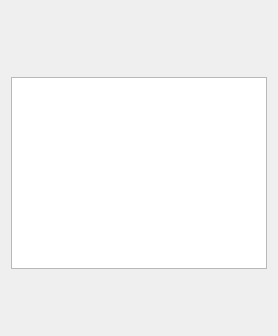
      <widget class="QWidget" name="reprodutor">
       <property name="styleSheet">
        <string notr="true">border-image: url(&quot;:/imagens/assets/imagens/fundo-verde&quot;);</string>
       </property>
       <layout class="QVBoxLayout" name="verticalLayout_2">
        <item>
         <layout class="QHBoxLayout" name="horizontalLayout_2">
          <item alignment="Qt::AlignLeft|Qt::AlignTop">
           <widget class="QPushButton" name="pushButton_inicio_reprodutor">
            <property name="sizePolicy">
             <sizepolicy hsizetype="Fixed" vsizetype="Fixed">
              <horstretch>0</horstretch>
              <verstretch>0</verstretch>
             </sizepolicy>
            </property>
            <property name="minimumSize">
             <size>
              <width>60</width>
              <height>60</height>
             </size>
            </property>
            <property name="font">
             <font>
              <weight>75</weight>
              <bold>true</bold>
             </font>
            </property>
            <property name="cursor">
             <cursorShape>PointingHandCursor</cursorShape>
            </property>
            <property name="styleSheet">
             <string notr="true">QPushButton {
	border-image: url(&quot;:/icones/assets/icones/pagina-inicial/pagina-inicial.png&quot;);
	background-color: none;
	border-radius: 2px;
	border: none;
	min-width: 60px;
	min-height: 60px;
	font-weight: bold;
}

QPushButton:hover {
	border-image: url(&quot;:/icones/assets/icones/pagina-inicial/pagina-inicial-hover.png&quot;);
	background-color: none;
}

QPushButton:pressed {
	border-image: url(&quot;:/icones/assets/icones/pagina-inicial/pagina-inicial-hover.png&quot;);
	background-color: none;
}</string>
            </property>
            <property name="text">
             <string/>
            </property>
           </widget>
          </item>
          <item>
           <spacer name="horizontalSpacer_5">
            <property name="orientation">
             <enum>Qt::Horizontal</enum>
            </property>
            <property name="sizeHint" stdset="0">
             <size>
              <width>40</width>
              <height>20</height>
             </size>
            </property>
           </spacer>
          </item>
         </layout>
        </item>
        <item>
         <widget class="QGraphicsView" name="widget_reprodutor">
          <property name="autoFillBackground">
           <bool>true</bool>
          </property>
          <property name="styleSheet">
           <string notr="true">border-image:url(&quot;:/imagens/assets/imagens/transparente.png&quot;);</string>
          </property>
          <property name="verticalScrollBarPolicy">
           <enum>Qt::ScrollBarAlwaysOff</enum>
          </property>
          <property name="horizontalScrollBarPolicy">
           <enum>Qt::ScrollBarAlwaysOff</enum>
          </property>
         </widget>
        </item>
        <item>
         <layout class="QHBoxLayout" name="horizontalLayout">
          <item>
           <widget class="QPushButton" name="pushButton_voltar_reprodutor">
            <property name="sizePolicy">
             <sizepolicy hsizetype="Fixed" vsizetype="Fixed">
              <horstretch>0</horstretch>
              <verstretch>0</verstretch>
             </sizepolicy>
            </property>
            <property name="minimumSize">
             <size>
              <width>60</width>
              <height>50</height>
             </size>
            </property>
            <property name="font">
             <font>
              <weight>75</weight>
              <bold>true</bold>
             </font>
            </property>
            <property name="cursor">
             <cursorShape>PointingHandCursor</cursorShape>
            </property>
            <property name="styleSheet">
             <string notr="true">QPushButton {
	border-image: url(&quot;:/icones/assets/icones/voltar/voltar.png&quot;);
	background-color: none;
	border-radius: 2px;
	border: none;
	min-width: 60px;
	min-height: 50px;
	font-weight: bold;
}

QPushButton:hover {
	border-image: url(&quot;:/icones/assets/icones/voltar/voltar-hover.png&quot;);
	background-color: none;
}

QPushButton:pressed {
	border-image: url(&quot;:/icones/assets/icones/voltar/voltar-hover.png&quot;);
	background-color: none;
}</string>
            </property>
            <property name="text">
             <string/>
            </property>
           </widget>
          </item>
          <item>
           <spacer name="horizontalSpacer_6">
            <property name="orientation">
             <enum>Qt::Horizontal</enum>
            </property>
            <property name="sizeHint" stdset="0">
             <size>
              <width>40</width>
              <height>20</height>
             </size>
            </property>
           </spacer>
          </item>
          <item>
           <widget class="QPushButton" name="pushButton_proximo_reprodutor">
            <property name="sizePolicy">
             <sizepolicy hsizetype="Fixed" vsizetype="Fixed">
              <horstretch>0</horstretch>
              <verstretch>0</verstretch>
             </sizepolicy>
            </property>
            <property name="minimumSize">
             <size>
              <width>60</width>
              <height>50</height>
             </size>
            </property>
            <property name="font">
             <font>
              <weight>75</weight>
              <bold>true</bold>
             </font>
            </property>
            <property name="cursor">
             <cursorShape>PointingHandCursor</cursorShape>
            </property>
            <property name="styleSheet">
             <string notr="true">QPushButton {
	border-image: url(&quot;:/icones/assets/icones/proximo/proximo.png&quot;);
	background-color: none;
	border-radius: 2px;
	border: none;
	min-width: 60px;
	min-height: 50px;
	font-weight: bold;
}

QPushButton:hover {
	border-image: url(&quot;:/icones/assets/icones/proximo/proximo-hover.png&quot;);
	background-color: none;
}

QPushButton:pressed {
	border-image: url(&quot;:/icones/assets/icones/proximo/proximo-hover.png&quot;);
	background-color: none;
}</string>
            </property>
            <property name="text">
             <string/>
            </property>
           </widget>
          </item>
         </layout>
        </item>
       </layout>
      </widget>
